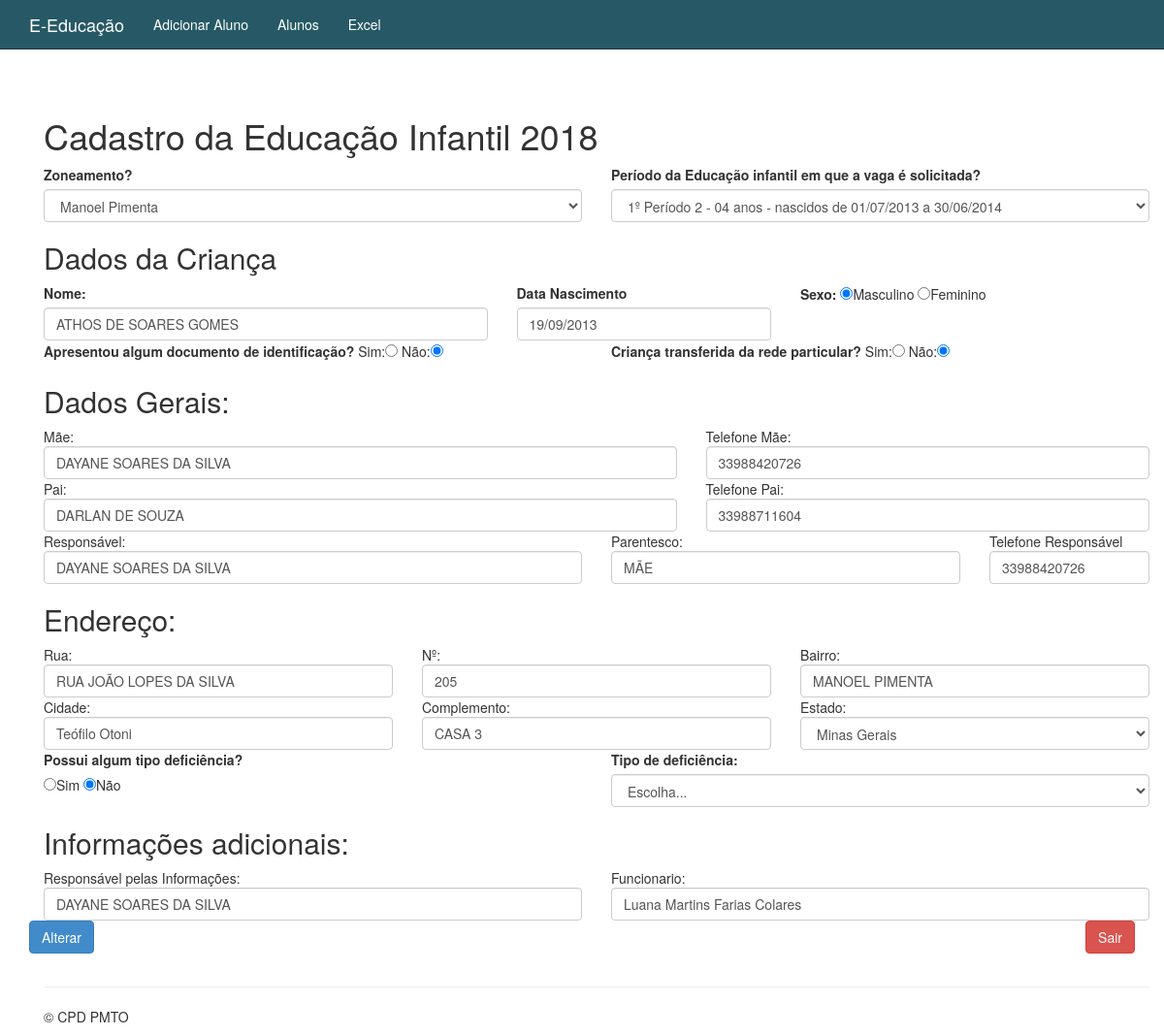
/aluno-altera-formulario.php?ID=4, run on the app's committed database.
### tables this page shows
CREATE TABLE IF NOT EXISTS `aluno` (
  `ID` int(5) UNSIGNED ZEROFILL NOT NULL AUTO_INCREMENT,
  `Nome` varchar(255) DEFAULT NULL,
  `Mae` varchar(255) DEFAULT NULL,
  `Pai` varchar(255) DEFAULT NULL,
  `Responsavel` varchar(255) DEFAULT NULL,
  `Sexo` varchar(255) DEFAULT NULL,
  `Nascimento` varchar(20) DEFAULT NULL,
  `Rua` varchar(255) DEFAULT NULL,
  `Numero` varchar(10) DEFAULT NULL,
  `Bairro` varchar(60) DEFAULT NULL,
  `Cidade` varchar(30) DEFAULT NULL,
  `Estado` varchar(20) DEFAULT NULL,
  `Complemento` varchar(255) DEFAULT NULL,
  `Zoneamento` varchar(100) DEFAULT NULL,
  `Vaga` varchar(255) DEFAULT NULL,
  `Deficiente` varchar(20) DEFAULT NULL,
  `Deficiente_Qual` varchar(20) DEFAULT NULL,
  `Tel_Mae` varchar(150) DEFAULT NULL,
  `Tel_Pai` varchar(150) DEFAULT NULL,
  `Tel_Responsavel` varchar(150) DEFAULT NULL,
  `Parentesco` varchar(20) DEFAULT NULL,
  `Doc_Identificacao` varchar(20) DEFAULT NULL,
  `Transf_Particular` varchar(20) DEFAULT NULL,
  `Bolsa_Familia` varchar(20) DEFAULT NULL,
  `Num_Cartao` varchar(200) DEFAULT NULL,
  `Renda` varchar(255) DEFAULT NULL,
  `Resp_Trabalha` varchar(20) DEFAULT NULL,
  `Moradia` varchar(20) DEFAULT NULL,
  `Quando` timestamp NULL DEFAULT NULL,
  `Resp_Informacao` varchar(255) DEFAULT NULL,
  `Funcionario` varchar(255) DEFAULT NULL,
  PRIMARY KEY (`ID`)
);

### banco-aluno.php (called while the page is built, shortened)
<?php
function buscaAluno($conexao, $ID) {
	$query = "select * from aluno where ID = {$ID}";
	$resultado = mysqli_query($conexao, $query);
	return mysqli_fetch_assoc($resultado);
}

### aluno-altera-base.php (the view, shortened to what this page needs)
<h1>Cadastro da Educação Infantil 2018</h1>
<div class="row">
	<div class="col-md-6"><label>Zoneamento?</label>
	<select class="form-control" name="Zoneamento" required>
	<option value="Manoel Pimenta" <?php if($aluno['Zoneamento']=="Manoel Pimenta") echo "selected";?>>Manoel Pimenta</option>
	</select>
</div>
<div class="col-md-6">
	<label>Período da Educação infantil em que a vaga é solicitada?</label>
<select name="Vaga" class="form-control" required>
	<option value="1º Período"<?php if($aluno['Vaga']=="1º Período") echo "selected";?>>1º Período 2 - 04 anos - nascidos de 01/07/2013 a 30/06/2014</option>
</select>
</div>
</div>
<h2>Dados da Criança</h2>
<div class="row">
	<div class="col-md-5"><label>Nome:</label>
	<input class="form-control" type="text" name="Nome" required value="<?php echo $aluno['Nome']?>">
	</div>
	<div class="col-md-3"><label>Data Nascimento</label>
	<input type="text" name="Nascimento" value="<?php echo $aluno['Nascimento']?>" class="form-control" onkeyup="dataConta(this);" minlength="10" maxlength="10" required onkeypress='return SomenteNumero(event)'>
	</div>
	<div class="col-md-4"><label>Sexo:</label>
		<input type="radio" name="Sexo" value="Masculino" required <?php if($aluno['Sexo']=="Masculino") echo "checked";?>>Masculino
		<input type="radio" name="Sexo" value="Feminino" <?php if($aluno['Sexo']=="Feminino") echo "checked";?>>Feminino
	</div>
</div>
<div class="row">
	<div class="col-md-6">
	<label>Apresentou algum documento de identificação?</label>
	Sim:<input type="radio" name="Doc_Identificacao" required value="Sim" <?php if($aluno['Doc_Identificacao']=="Sim") echo "checked";?>>
	Não:<input type="radio" name="Doc_Identificacao" value="Não" <?php if($aluno['Doc_Identificacao']=="Não") echo "checked";?>>
	</div>
	<div class="col-md-6">
	<label>Criança transferida da rede particular?</label>
	Sim:<input type="radio" name="Transf_Particular" required value="Sim" <?php if($aluno['Transf_Particular']=="Sim") echo "checked";?>>
	Não:<input type="radio" name="Transf_Particular" value="Não" <?php if($aluno['Transf_Particular']=="Não") echo "checked";?>>
	</div>
</div>
<h2>Dados Gerais:</h2>
<div class="row">
	<div class="col-md-7">Mãe:
	<input  class="form-control" type="text" name="Mae" value="<?php echo $aluno['Mae']?>">
    </div>
    <div class="col-md-5">Telefone Mãe:
	<input type="text" name="Tel_Mae" class="form-control" value="<?php echo $aluno['Tel_Mae']?>">
	</div>
</div>
<div class="row">
	<div class="col-md-7">
	Pai:<input type="text" name="Pai" class="form-control" value="<?php echo $aluno['Pai']?>">
    </div>
    <div class="col-md-5">
	Telefone Pai:<input type="text" name="Tel_Pai" class="form-control" value="<?php echo $aluno['Tel_Pai']?>">
	</div>
</div>
<div class="row">
	<div class="col-md-6">Responsável:
	<input type="text" name="Responsavel" class="form-control" value="<?php echo $aluno['Responsavel']?>">
    </div>
    <div class="col-md-4">Parentesco:
	<input type="text" name="Parentesco" class="form-control" value="<?php echo $aluno['Parentesco']?>">
	</div>
	<div class="col-md-2">Telefone Responsável
	<input type="text" name="Tel_Responsavel" class="form-control" value="<?php echo $aluno['Tel_Responsavel']?>">
	</div>
</div>
<h2>Endereço:</h2>
<div class="row">
    <div class="col-md-4">Rua:
    <input  class="form-control" type="text" name="Rua" value="<?php echo $aluno['Rua']?>">
    </div>
    <div class="col-md-4">Nº:
   	<input type="text" name="Numero" class="form-control" value="<?php echo $aluno['Numero']?>">
   </div>
    <div class="col-md-4">Bairro:
	<input  class="form-control" type="text" name="Bairro" value="<?php echo $aluno['Bairro']?>">
    </div>
</div>
<div class="row">
    <div class="col-md-4">Cidade:
	<input  class="form-control" type="text" name="Cidade" value="<?php echo $aluno['Cidade']?>">
   </div>
   <div class="col-md-4">Complemento:
   	<input type="text" name="Complemento" class="form-control" value="<?php echo $aluno['Complemento']?>">
   </div>
   <div class="col-md-4">Estado:
   	<select class="form-control" name="Estado">
     <option value="Minas Gerais"<?php if($aluno['Estado']=='Minas Gerais') echo "selected";?>>Minas Gerais</option>
   	</select>
   </div>
</div>
<div class="row">
         <div class="col-md-6">
         <label>Possui algum tipo deficiência?</label><br />
	 <input type="radio" onclick="document.getElementById('Deficiente_Qual').disabled=false;" name="Deficiente" id="DeficienteS" value="SIM"<?php if($aluno['Deficiente']=="SIM")echo "checked";?>  required/>Sim
         <input type="radio" onclick="document.getElementById('Deficiente_Qual').disabled=true;" name="Deficiente" id="DeficienteN" value="NAO"<?php if($aluno['Deficiente']=="NAO")echo "checked"; ?>/>Não
         </div>
         <div class="col-md-6">
            <label>Tipo de deficiência:</label>
             <select name="Deficiente_Qual" class="form-control" id="Deficiente_Qual" required value="<?php echo $aluno['Deficiente_Qual']?>">
                 <option value="">Escolha...</option>
             </select>
         </div>
</div>
<h2>Informações adicionais:</h2>
<div class="row">
	<div class="col-md-6">
		Responsável pelas Informações: <input type="text" name="Resp_Informacao" class="form-control" required value="<?php echo $aluno['Resp_Informacao'] ?>">
	</div>
	<div class="col-md-6">
		Funcionario: <input type="text" name="Funcionario" class="form-control" required value="<?php echo $aluno['Funcionario'] ?>">
	</div>
</div>

### data on the page
aluno: Zoneamento "Manoel Pimenta", Vaga "1º Período 2 - 04 anos - nascidos de 01/07/2013 a 30/06/2014", Nome "ATHOS DE SOARES GOMES", Nascimento "19/09/2013", Sexo "☑", Doc_Identificacao "☑", Transf_Particular "☑", Mae "DAYANE SOARES DA SILVA", Tel_Mae "33988420726", Pai "DARLAN DE SOUZA", Tel_Pai "33988711604", Responsavel "DAYANE SOARES DA SILVA", Parentesco "MÃE", Tel_Responsavel "33988420726", Rua "RUA JOÃO LOPES DA SILVA", Numero "205", Bairro "MANOEL PIMENTA", Cidade "Teófilo Otoni", Complemento "CASA 3", Estado "Minas Gerais", Deficiente "☑", Resp_Informacao "DAYANE SOARES DA SILVA", Funcionario "Luana Martins Farias Colares"
